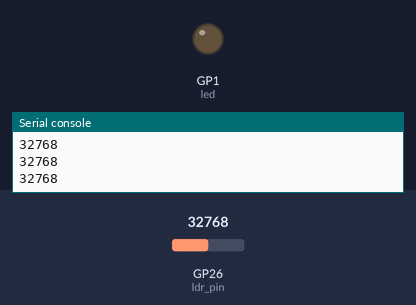
This program was run on a simulated Raspberry Pi Pico running MicroPython. On the bench: output pins drawn as LEDs (lit = HIGH), the last lines printed to the serial console. The inputs (shaded band) are chosen by the test bench; at power-on: GP26 (ldr_pin) = 32768 (analog values on the 0–65535 scale).

Above: at 1.2 s.
1.3 s: GP26 (ldr_pin) set to 59232
3.2 s: GP26 (ldr_pin) set to 60672
At 5.2 s:
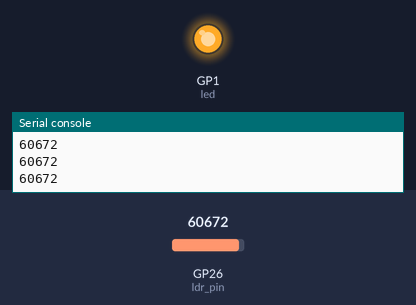
5.5 s: GP26 (ldr_pin) set to 59345
At 6.9 s:
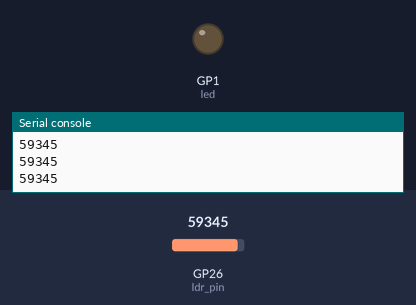
7.5 s: GP26 (ldr_pin) set to 60655
At 8.5 s:
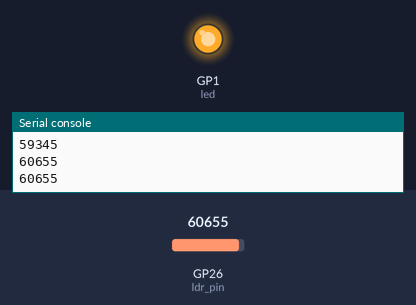
Timing chart, 0 to 10.5 s (numbered marks = the images above; inputs shaded):
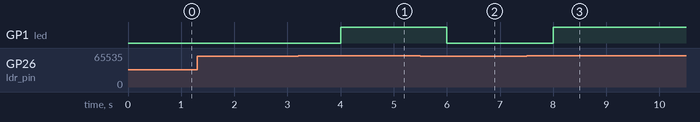

The program:

ldr.py
```python
from machine import Pin,ADC
import time

led=Pin(1,Pin.OUT)
ldr_pin = ADC(26)
while True:
     Value=ldr_pin.read_u16()
     print(Value)
     time.sleep(0.5)
     if (Value>60000):
         led.on()
     else:
         led.off()
     time.sleep
```

Measured:
- the behaviour switches between 60000 and 60016 on GP26 (ldr_pin) (found by bisection; images 0 and 1)
- after the input at 3.2 s, GP1 (led): LOW → HIGH after 0.80 s
- after the input at 5.5 s, GP1 (led): HIGH → LOW after 0.50 s
- after the input at 7.5 s, GP1 (led): LOW → HIGH after 0.50 s
